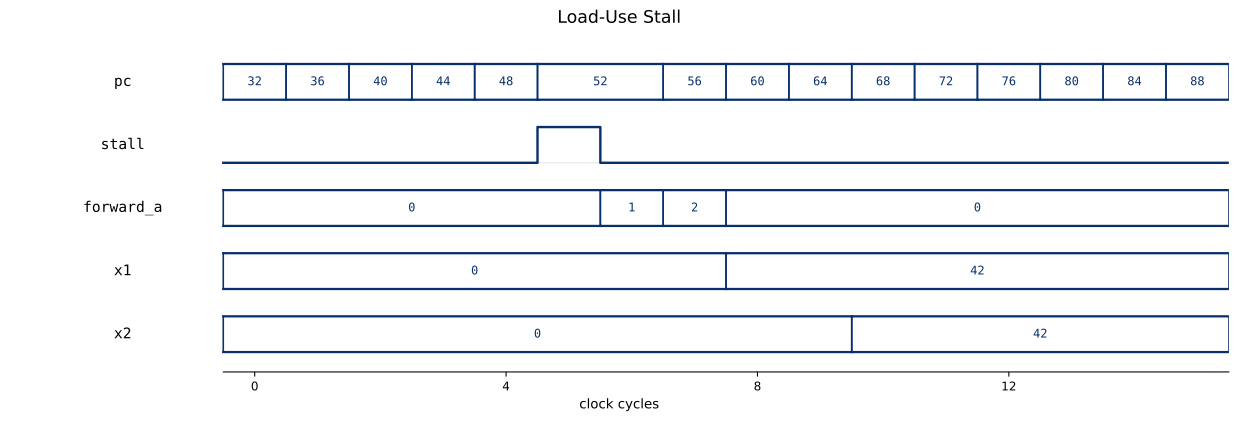

Here is the Python script that generated this plot:
# renders load-use stall waveform svg
import csv
import matplotlib
matplotlib.use('Agg')
import matplotlib.pyplot as plt

rows = list(csv.DictReader(open('loaduse_wave.csv')))[8:]
def col(n): return [int(r[n]) for r in rows]
pc = col('pc')
stall = col('stall')
fwd = col('forward_a')
x1, x2 = col('x1'), col('x2')
N = len(rows)

DEC = lambda v: f'{v}'
lanes = [('pc', 'bus', pc, DEC),
         ('stall', 'bit', stall, None),
         ('forward_a', 'bus', fwd, DEC),
         ('x1', 'bus', x1, DEC), ('x2', 'bus', x2, DEC)]
nlanes = len(lanes)
lane_h, gap = 0.72, 0.55
pitch = lane_h + gap

fig, ax = plt.subplots(figsize=(13, 0.62 * nlanes + 1.4))
SIG, GREY = '#08306b', '#dfe6ee'
LABEL_X = -1.6

def base_of(k): return (nlanes - 1 - k) * pitch

def name_label(base, name):
    ax.text(LABEL_X, base + lane_h / 2, name, ha='center', va='center',
            fontsize=11, family='monospace')

def draw_bus(base, vals, fmt):
    top, bot = base + lane_h, base
    s = 0
    for i in range(1, N + 1):
        if i == N or vals[i] != vals[i - 1]:
            v = vals[s]
            ax.plot([s, i], [top, top], color=SIG, lw=1.7, zorder=3)
            ax.plot([s, i], [bot, bot], color=SIG, lw=1.7, zorder=3)
            ax.plot([s, s], [bot, top], color=SIG, lw=1.2, zorder=3)
            ax.plot([i, i], [bot, top], color=SIG, lw=1.2, zorder=3)
            ax.text((s + i) / 2, base + lane_h / 2, fmt(v), ha='center', va='center',
                    fontsize=9.0, family='monospace', color=SIG)
            s = i

for k, (name, kind, vals, fmt) in enumerate(lanes):
    base = base_of(k)
    name_label(base, name)
    if kind == 'bus':
        draw_bus(base, vals, fmt)
    else:
        ax.plot([0, N], [base, base], color=GREY, lw=0.8, zorder=0)
        seg = vals + [vals[-1]]
        ax.step(range(N + 1), [base + max(v, 0) * lane_h for v in seg], where='post',
                color=SIG, lw=1.8, zorder=3)

ax.set_xlim(-3.4, N)
ax.set_ylim(-0.4, base_of(0) + lane_h + 0.4)
ax.set_yticks([])
ax.set_xlabel('clock cycles', fontsize=10)
xt = list(range(0, N, 4))
ax.set_xticks([t + 0.5 for t in xt])
ax.set_xticklabels([str(t) for t in xt], fontsize=9)
for sp in ('top', 'right', 'left'):
    ax.spines[sp].set_visible(False)
ax.spines['bottom'].set_bounds(0, N)
ax.set_title('Load-Use Stall', fontsize=13, pad=16)
plt.tight_layout()
plt.savefig('loaduse_waveform.svg', bbox_inches='tight', facecolor='white')
print('wrote loaduse_waveform.svg; rows', N)
